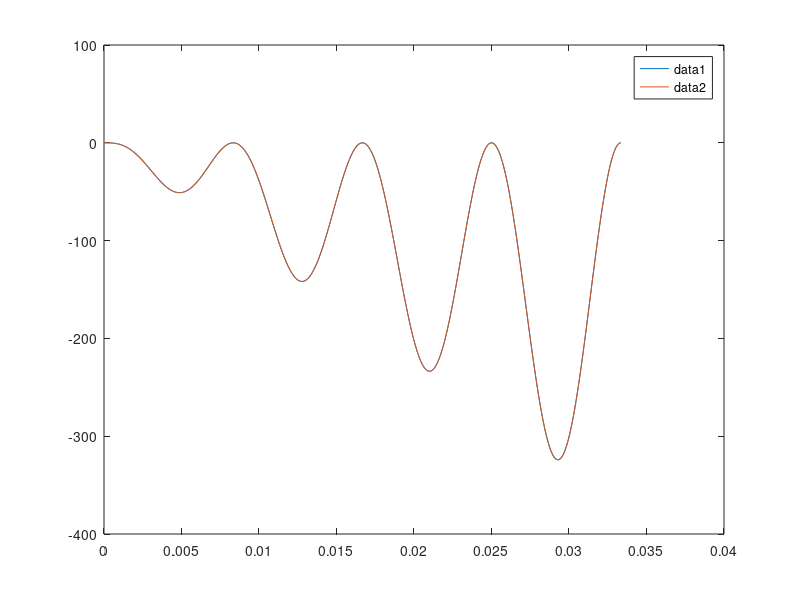

This figure's MATLAB source:
I_sm = 15; % Made up number
omega = 2*pi*60; % Typical 60 Hz house circuit
omega_m = 5; % lol
delta = 0; % no offset
L2 = 5; % 5 Henry's, why not


period = 2 * pi / omega;
t = linspace(0, 2*period, 2*360);

y1 = - I_sm^2 * L2 * (sin(omega*t).^2) .* sin(2*(omega_m*t+delta));
y2 = -0.5 * I_sm^2 * L2 * (sin(2*(omega_m*t + delta)) - 0.5*sin(2*((omega_m+omega)*t + delta)) - 0.5*sin(2*((omega_m - omega)*t + delta)));

plot(t, y1);
hold on;
plot(t, y2);
hold off;
legend;